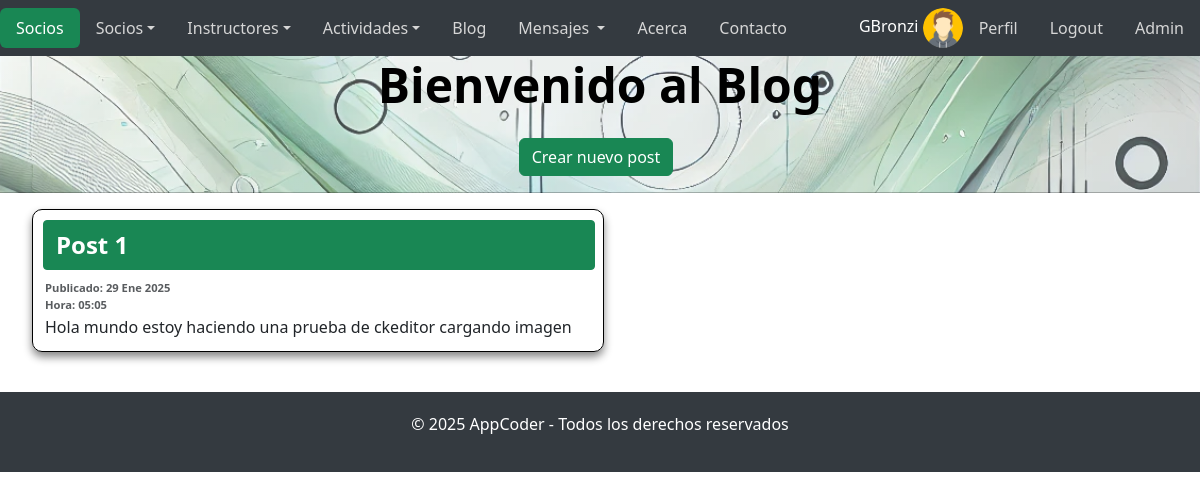
Page /blog/ (signed in) on the committed database.
### AppAccounts/models.py (models this page shows, shortened)
class Profile(models.Model):
    user = models.OneToOneField(User, on_delete=models.CASCADE)
    avatar = models.ImageField(upload_to='avatars/', null=True, blank=True, default='avatars/avataruser.png')
    bio = RichTextField(blank=True, null=True)
    birthday = models.DateField(blank=True, null=True)
    address = models.CharField(max_length=255, blank=True, null=True)
    phone = models.CharField(max_length=20, blank=True, null=True)

### AppBlog/models.py (models this page shows, shortened)
class Post(models.Model):
    title = models.CharField(max_length=200)  # Título del post
    subtitle = models.CharField(max_length=200)  # Subtítulo
    content = RichTextField()  # Campo de texto enriquecido con CKEditor
    image = models.ImageField(upload_to='posts/', null=True, blank=True)  # Imagen opcional, almacenada en 'media/posts/'
    created_at = models.DateTimeField(auto_now_add=True)  # Fecha de creación automática
    updated_at = models.DateTimeField(auto_now=True)  # Fecha de última actualización automática

### AppBlog/views.py (the view)
# urls.py: path('', PostListView.as_view(), name='list'),  # Listado de posts
class PostListView(ListView):
    model = Post
    template_name = 'AppBlog/list.html'
    context_object_name = 'posts'
    ordering = ['-created_at']

### AppBlog/templates/AppBlog/list.html (shortened to what this page needs)
{% extends 'base.html' %}
{% load static %}
{% block cuerpo %}
<div class="hero-section-blog">
    <h3 class="mb-4 tittle-post">Bienvenido al Blog</h3>
    <div style="text-align: center;">
        <a href="{% url 'AppBlog:create' %}" class="btn btn-success me-2">Crear nuevo post</a>
        <hr>
    </div>
</div>
    <ul class="row row-post">
        {% for post in posts %}
            <li class="col-md-6 mb-4">
                        <div class="card-post">
                            <div class="card-body-post">
                                <a href="{% url 'AppBlog:detail' post.pk %}" class="btn btn-success me-2 card-title-post">{{ post.title }}</a>
                                <p class="text-muted hour-fech">Publicado: {{ post.created_at|date:"d M Y" }}</p>
                                <p class="text-muted hour-fech">Hora: {{ post.created_at|date:"H:i" }}</p>
                                <p class="card-content-post" style="word-wrap: break-word;">{{ post.content|truncatechars:100 }}</p>
                            </div>
                        </div>
            </li>
        {% endfor %}
    </ul>
{% endblock %}

### templates/base.html (shortened to what this page needs)
<!DOCTYPE html>
<html lang="es">
<head>
    <link href="https://cdn.jsdelivr.net/npm/bootstrap@5.3.0-alpha3/dist/css/bootstrap.min.css" rel="stylesheet">
    {% load static %}
    <link rel="stylesheet" href="{% static 'css/styles.css' %}">
</head>
<body>
    <nav class="navbar navbar-expand-lg navbar-dark" style="background-color: #343a40;">
        <div id="navbarNav">
            <ul class="nav nav-pills">
                <li class="nav-item">
                    <a class="nav-link active bg-success {% if request.resolver_match.url_name == 'index' %}{% endif %}" aria-current="page" href="{% url 'index' %}">
                        {% if request.resolver_match.url_name in 'index,acerca,contacto' %}
                        AppCoder
                        {% elif request.resolver_match.url_name in 'lista_socios,cargar_socio' %}
                        Socios
                        {% elif request.resolver_match.url_name in 'lista_instructores,cargar_instructor' %}
                        Instructores
                        {% elif request.resolver_match.url_name in 'cargar_actividad,lista_actividades' %}
                        Actividad
                        {% elif request.resolver_match.url_name in 'list,create,detail,update,delete' %}
                        Blog
                        {% elif request.resolver_match.url_name in 'inbox,message_detail,send_message' %}
                        Mensajes
                        {% elif request.resolver_match.url_name in 'login,edit_profile,change_password,profile,signup,register' %}
                        Usuario
                        {% else %}
                        App{{ request.resolver_match.url_name|capfirst }}
                        {% endif %}
                    </a>
                </li>
                <li class="nav-item dropdown">
                    <a class="nav-link dropdown-toggle" data-bs-toggle="dropdown" href="#" role="button" aria-expanded="false" style="color: #d6d6d6;">Socios</a>
                </li>
                <li class="nav-item dropdown">
                    <a class="nav-link dropdown-toggle" data-bs-toggle="dropdown" href="#" role="button" aria-expanded="false" style="color: #d6d6d6;">Instructores</a>
                </li>
                <li class="nav-item dropdown">
                    <a class="nav-link dropdown-toggle" data-bs-toggle="dropdown" href="#" role="button" aria-expanded="false" style="color: #d6d6d6;">Actividades</a>
                </li>
                <li class="nav-item">
                    <a class="nav-link" href="{% url 'AppBlog:list' %}" style="color: #d6d6d6;">Blog</a>
                </li>
                <li class="nav-item dropdown">
                    <a class="nav-link dropdown-toggle" data-bs-toggle="dropdown" href="#" role="button" aria-expanded="false" style="color: #d6d6d6;">
                    Mensajes {% if unread_count > 0 %}<span class="badge">{{ unread_count }}</span>{% endif %}
                    </a>
                </li>
                <li class="nav-item">
                    <a class="nav-link" href="{% url 'acerca' %}" style="color: #d6d6d6;">Acerca</a>
                </li>
                <li class="nav-item">
                    <a class="nav-link" href="{% url 'contacto' %}" style="color: #d6d6d6;">Contacto</a>
                </li>
            </ul>
        </div>
        <div class="ms-auto">
            <ul class="nav nav-pills">
                <li class="nav-item">
                    {% if user.is_authenticated %}
                    <span class="text-white">{{ user.username }}</span>
                    <img class="img-login" src="{{ user.profile.avatar.url|default:'/media/avatars/avataruser.png' }}" alt="Avatar">
                    <li><a class="nav-link" href="{% url 'AppAccounts:profile' %}" style="color: #d6d6d6;">Perfil</a></li>
                    <li><a class="nav-link" href="{% url 'AppAccounts:logout' %}" style="color: #d6d6d6;">Logout</a></li>
                    {% if user.is_staff %}
                    <li><a class="nav-link" href='/superadmin/' style="color: #d6d6d6;">Admin</a></li>
                    {% endif %}
                {% else %}
                    <li><a class="nav-link" href="{% url 'AppAccounts:login' %}" style="color: #d6d6d6;">Login</a></li>
                    <li><a class="nav-link" href="{% url 'AppAccounts:register' %}" style="color: #d6d6d6;">Signup</a></li>
                {% endif %}
                </li>
            </ul>
        </div>
    </nav>
    {% block cuerpo %}{% endblock %}
    <footer class="footer">
        <p>&copy; 2025 AppCoder - Todos los derechos reservados</p>
    </footer>
</body>
</html>

### rows in the picture
Post: title "Post 1", created_at "29 Ene 2025", created_at "05:05", content "Hola mundo estoy haciendo una prueba de ckeditor cargando imagen"

### other values in the picture
{{ user.username }} "GBronzi"
